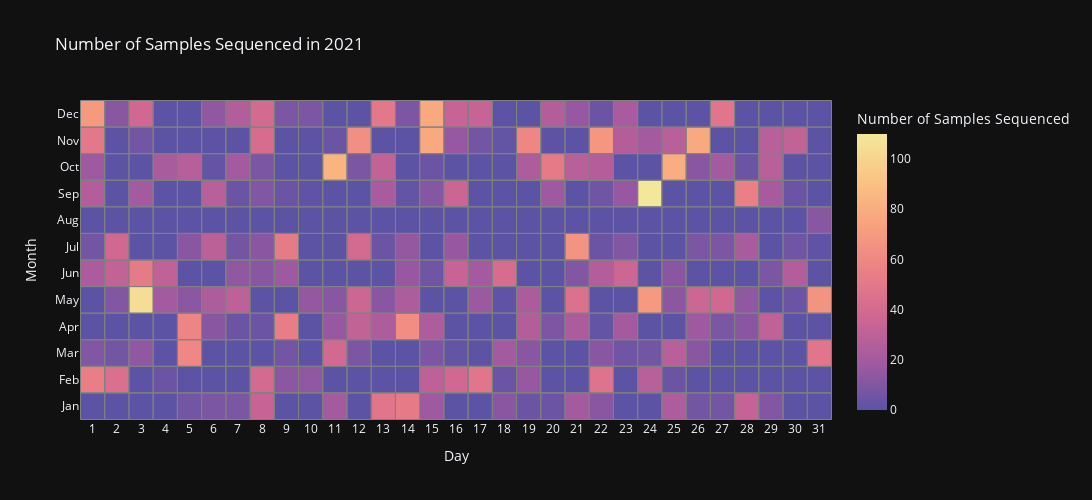

Here is the notebook cell this chart was saved with:
### Code cell
processed_inv = preprocess_heatmap(all_records)
plot_heatmap(processed_inv,2021)
